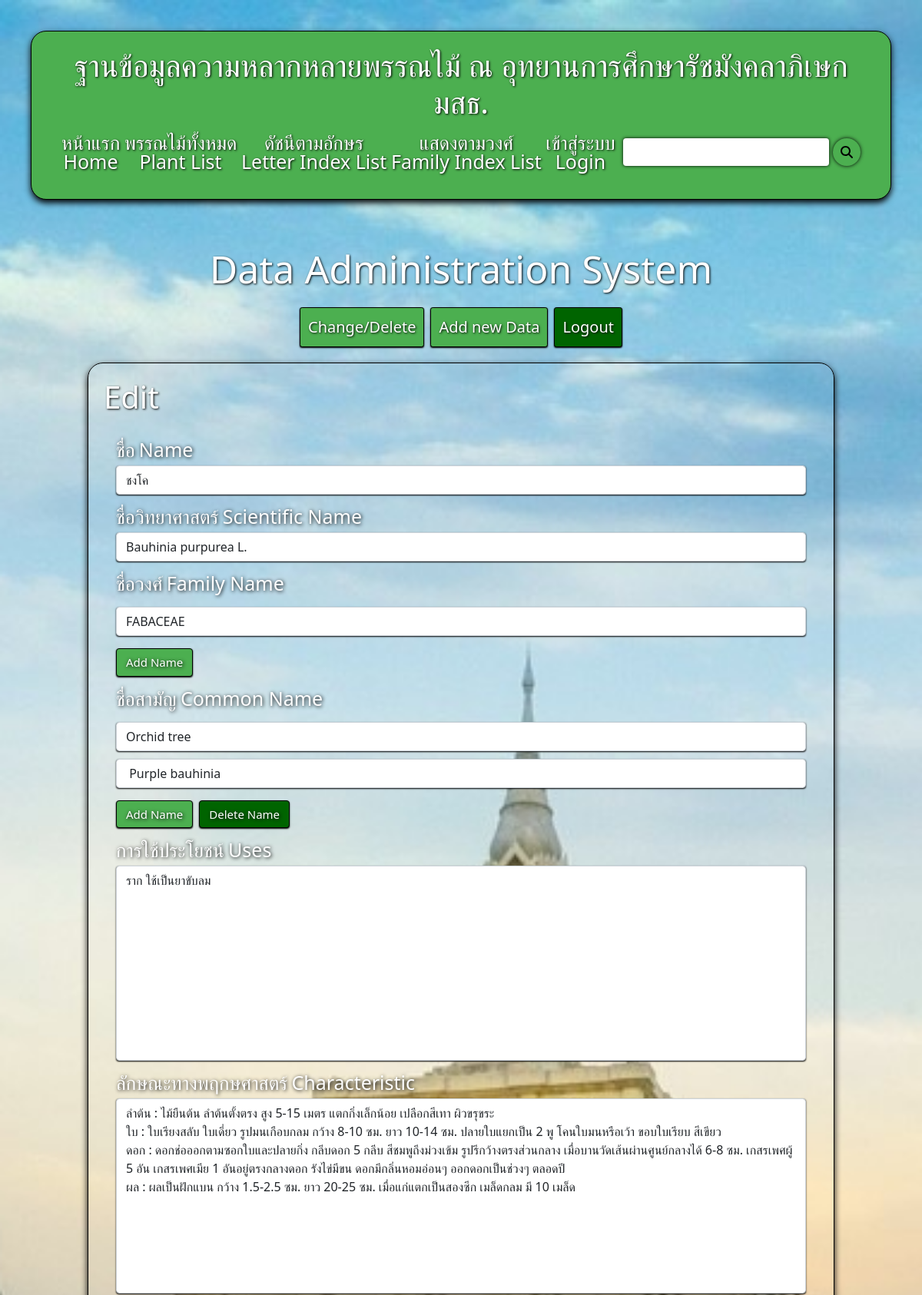
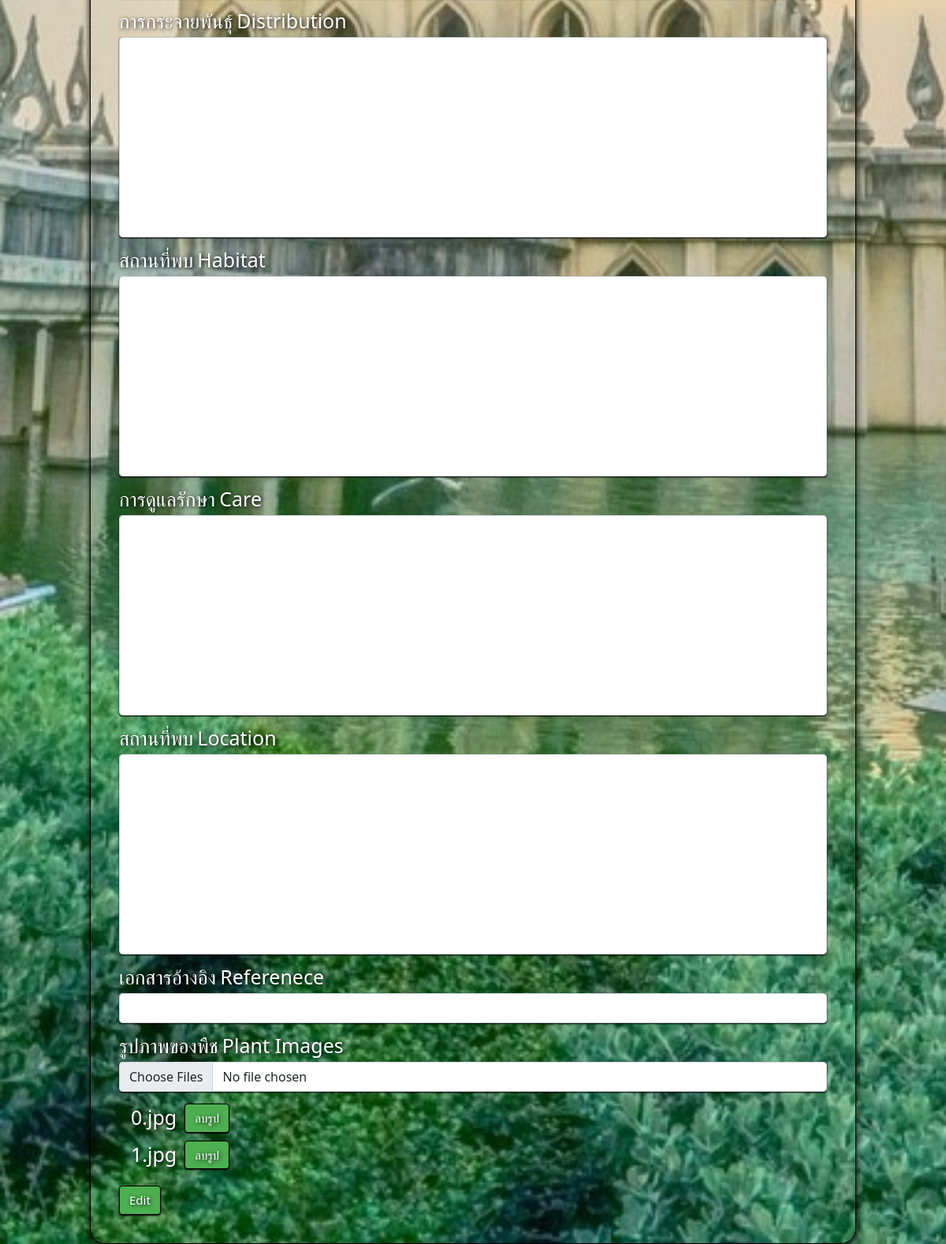
The page /editPlant/1 on the database its author committed (2 pictures, top to bottom).
### application/models.py (models this page shows, shortened)
class plant(models.Model):
    name = models.CharField(max_length=100)
    scientificName = models.CharField(max_length=100)
    familyNameList = models.ManyToManyField("familyName", related_name="famName", blank=True)
    commonNameList = models.ManyToManyField("commonName", related_name="comName", blank=True)
    uses = models.TextField(null=True, blank=True)
    characteristic = models.TextField(null=True, blank=True)
    distribution = models.TextField(null=True, blank=True)
    habitat = models.TextField(null=True, blank=True)
    care = models.TextField(null=True, blank=True)
    location = models.TextField(null=True, blank=True)
    references = models.URLField(null=True, blank=True)
    plantImageList = models.ManyToManyField("plantImage", related_name="plantImg", blank=True)

class familyName(models.Model):
    familyName = models.CharField(max_length=255)
    def __str__(self):
        return f"{self.familyName}"

class commonName(models.Model):
    commonName = models.CharField(max_length=255)
    def __str__(self):
        return f"{self.commonName}"

class plantImage(models.Model):
    image = models.ImageField(null=True, blank=True, upload_to="plant/")
    def __str__(self):
        return os.path.basename(self.image.name)

### application/views.py (the view, shortened to what this page needs)
# urls.py: path("editPlant/<int:id>", views.editPlant, name="editPlant"),
@csrf_exempt
def editPlant(request, id):
    editPlant = plant.objects.get(id=id) # Get the plant that you want to edit
    edit = True
    title = "Edit"
    return render(request, "application/edit.html", {"plant" : editPlant, "edit" : edit, "title" : title})

### application/templates/application/edit.html
{% extends "application/admin.html" %}
{% block admin %}
    {% include "application/form.html" %}
{% endblock %}

### application/templates/application/form.html (shortened to what this page needs)
{% load static %}
{% block extra_css %}
    <link rel="stylesheet" href="{% static 'application/css/form.css'%}">
    <link rel="stylesheet" href="{% static 'application/css/notification.css'%}">
{% endblock %}
{% block body %}
<div class="create-container">
    {% if title %}
        <h1 class="admin-title">{{ title }}</h1>
    {% endif %}
    <form action="{% if edit %}{% url 'editPlant' id=plant.id %}{% else %}{% url 'create' %}{% endif %}" class="p-3 mt-3" method="POST" enctype="multipart/form-data">
        <div class="mb-3">
            <label class="form-label create-label">ชื่อ</label>
            <label class="form-label create-label">Name</label>
            <input type="text" class="form-control" name="name" value="{{ plant.name }}" placeholder="จำเป็นต้องกรอกข้อมูล" required>
        </div>
        <div class="mb-3">
            <label class="form-label create-label">ชื่อวิทยาศาสตร์</label>
            <label class="form-label create-label">Scientific Name</label>
            <input type="text" class="form-control" name="scientific-name" value="{{ plant.scientificName }}"  placeholder="จำเป็นต้องกรอกข้อมูล" required>
        </div>
        <div class="mb-3 multipleName" id="familyName">
            <label class="form-label create-label">ชื่อวงศ์</label>
            <label class="form-label create-label">Family Name</label>
            {% if edit %}
                {% if plant.familyNameList.exists%}
                    {% for name in plant.familyNameList.all %}
                        <input type="text" class="form-control multipleInput" name="family-name" value="{{ name }}">
                    {% endfor %}
                {% else %}
                    <input type="text" class="form-control multipleInput" name="family-name">
                {% endif %}
            {% else %}
                <input type="text" class="form-control multipleInput" name="family-name">
            {% endif %}
        </div>
        <div class="mb-3 button-container">
            <button class="btn btn-secondary add-button" onclick="addName(event, 'familyName', 'delete-family-name', 'family-name')">Add Name</button>
        </div>
        <div class="mb-3 multipleName" id="commonName">
            <label class="form-label create-label">ชื่อสามัญ</label>
            <label class="form-label create-label">Common Name</label>
            {% if edit %}
                {% if plant.commonNameList.exists%}
                    {% for name in plant.commonNameList.all %}
                        <input type="text" class="form-control multipleInput" name="common-name" value="{{ name }}">
                    {% endfor %}
                {% else %}
                    <input type="text" class="form-control multipleInput" name="common-name">
                {% endif %}
            {% else %}
                <input type="text" class="form-control multipleInput" name="common-name">
            {% endif %}
        </div>
        <div class="mb-3 button-container">
            <button class="btn btn-secondary add-button" onclick="addName(event, 'commonName', 'delete-common-name', 'common-name')">Add Name</button>
            <button class="btn btn-success ms-2 delete-button" onclick="deleteName(event, 'commonName' , 'delete-common-name')"
            id="delete-common-name"
            {% if edit and plant.commonNameList.count >= 2 %}
                style= "display: block;"
            {% else %}
                style= "display: none;"
            {% endif %}>Delete Name</button>
        </div>
        <div class="mb-3">
            <label class="form-label create-label">การใช้ประโยชน์</label>
            <label class="form-label create-label">Uses</label>
            <textarea class="form-control" rows="10" cols="50" name="use">{{ plant.uses }}</textarea>
        </div>
        <div class="mb-3">
            <label class="form-label create-label">ลักษณะทางพฤกษศาสตร์</label>
            <label class="form-label create-label">Characteristic</label>
            <textarea type="text" class="form-control" rows="10" cols="50" name="characteristic">{{ plant.characteristic }}</textarea>
        </div>
        <div class="mb-3">
            <label class="form-label create-label">การกระจายพันธุ์</label>
            <label class="form-label create-label">Distribution</label>
            <textarea type="text" class="form-control" rows="10" cols="50" name="distribution">{{ plant.distribution }}</textarea>
        </div>
        <div class="mb-3">
            <label class="form-label create-label">สถานที่พบ</label>
            <label class="form-label create-label">Habitat</label>
            <textarea type="text" class="form-control" rows="10" cols="50" name="habitat">{{ plant.habitat }}</textarea>
        </div>
        <div class="mb-3">
            <label class="form-label create-label">การดูแลรักษา</label>
            <label class="form-label create-label">Care</label>
            <textarea type="text" class="form-control" rows="10" cols="50" name="care">{{ plant.care }}</textarea>
        </div>
        <div class="mb-3">
            <label class="form-label create-label">สถานที่พบ</label>
            <label class="form-label create-label">Location</label>
            <textarea type="text" class="form-control" rows="10" cols="50" name="location">{{ plant.location }}</textarea>
        </div>
        <div class="mb-3">
            <label class="form-label create-label">เอกสารอ้างอิง</label>
            <label class="form-label create-label">Referenece</label>
            <input type="text" class="form-control" name="reference" value="{{ plant.references }}">
        </div>
        <div class="mb-3">
            <label class="form-label create-label">รูปภาพของพืช</label>
            <label class="form-label create-label">Plant Images</label>
            <input type="file" class="form-control" name="image-input" id="image-input" multiple onchange="displayFileNames('image-container', 'image-input')">
            <div class="container-file" id="image-container">
                {% if edit %}
                    {% for image in plant.plantImageList.all %}
                        <div class="container-file-item" id="plant-image-display-{{ image.id }}">
                            <p class="mt-1 create-label">{{ image }}</p>
                            <button class="btn btn-secondary add-button"
                            onclick="deleteImage('plant-image-info-{{ image.id }}' , 'plant-image-display-{{ image.id }}')">ลบรูป</button>
                        </div>
                    {% endfor %}
                {% endif %}
            </div>
        </div>
        <input type="submit" value="{{ title }}" class="btn btn-secondary add-button" id="submit">
    </form>
</div>
{% endblock %}

### application/static/application/css/layout.css (style rules this page uses)
html, body, div, span, applet, object, iframe, h1, h2, h3, h4, h5, h6, p, blockquote, pre, a, abbr, acronym, address, big, cite, code, del, dfn, em, img, ins, kbd, q, s, samp, small, strike, strong, sub, sup, tt, var, b, u, i, center, dl, dt, dd, ol, ul, li, fieldset, form, label, legend, table, caption, tbody, tfoot, thead, tr, th, td, article, aside, canvas, details, embed, figure, figcaption, footer, header, hgroup, menu, nav, output, ruby, section, summary, time, mark, audio, video { margin: 0; padding: 0; border: 0; }
body { line-height: 1; height: 100%; width: 100%; background: url("/static/application/images/background.jpg"); background-size: cover; background-position: center; background-repeat: no-repeat; background-attachment: fixed; }

### application/static/application/css/admin.css (style rules this page uses)
.admin-title { font-size: 40px; color: #fff; text-shadow: 1px 1px 3px rgba(0, 0, 0, 1); }

### application/static/application/css/form.css (style rules this page uses)
.create-container { width: 75%; margin: 0 auto; box-shadow: 0 4px 8px rgba(0, 0, 0, 1); text-shadow: 1px 1px 3px rgba(0, 0, 0, 1); border: 1px solid black; border-radius: 20px; padding: 20px; font-size: 20px; }
.container-file { margin-left: 10px; margin-top: 10px; }
.container-file-item { display: flex; flex-direction: row; align-items: center; justify-content: start; }
.container-file-item > * { margin: 5px; }
textarea { resize: none; }
.multipleInput { margin-top: 10px; }
.multipleName :nth-child(2) { margin-top: 0; }
.button-container { display: flex; flex-direction: row; }
.create-label { font-size: 25px; color: #fff; text-shadow: 1px 1px 5px rgba(0, 0, 0, 1); }
.add-button, .delete-button { font-size: 15px; color: #fff; text-shadow: 1px 1px 5px rgba(0, 0, 0, 1); border: 1px solid black; box-shadow: 0 1px 2px rgba(0, 0, 0, 1); }
.delete-button, .delete-button:hover, .delete-button:active , .delete-button:active, .delete-button:focus { background-color: #006400 !important; border: 1px solid black; }
.add-button, .add-button:hover, .add-button:active , .add-button:active, .add-button:focus { background-color: #4CAF50; border: 1px solid black; }
.form-control { box-shadow: 0 1px 2px rgba(0, 0, 0, 1); }
@media only screen and (max-width: 1350px) { .create-container { width: 90%; } }

### rows shown on the page
plant: name "ชงโค", scientific-name "Bauhinia purpurea L.", use "ราก ใช้เป็นยาขับลม", characteristic "ลำต้น : ไม้ยืนต้น ลำต้นตั้งตรง สูง 5-15 เมตร แตกกิ่งเล็กน้อย เปลือกสีเทา ผิวขรุขระ ใบ : ใบเรียงสลับ ใบเดี่ยว รูปมนเกือบกลม กว้าง 8-10 ซม. ยาว 10-14 ซม. ปลายใบแยกเป็น 2 พู โคนใบมนหรือเว้า ขอบใบเรียบ สีเขียว ดอก : ดอกช่อออกตามซอกใบและปลายกิ่ง กลีบดอก 5 กลีบ สีชมพูถึงม่วงเข้ม รูปรีกว้างตรงส่วนกลาง เมื่อบานวัดเส้นผ่านศูนย์กลางได้ 6-8 ซม. เกสรเพศผู้ 5 อัน เกสรเพศเมีย 1 อันอยู่ตรงกลางดอก รังไข่มีขน ดอกมีกลิ่นหอมอ่อนๆ ออกดอกเป็นช่วงๆ ตลอดปี ผล : ผลเป็นฝักแบน กว้าง 1.5-2.5 ซม. ยาว 20-25 ซม. เมื่อแก่แตกเป็นสองซีก เมล็ดกลม มี 10 เมล็ด"
familyName: family-name "FABACEAE"
commonName: common-name "Orchid tree"
commonName: common-name "Purple bauhinia"
plantImage: image "0.jpg"
plantImage: image "1.jpg"

### other values the page prints
{{ title }} "Edit"
